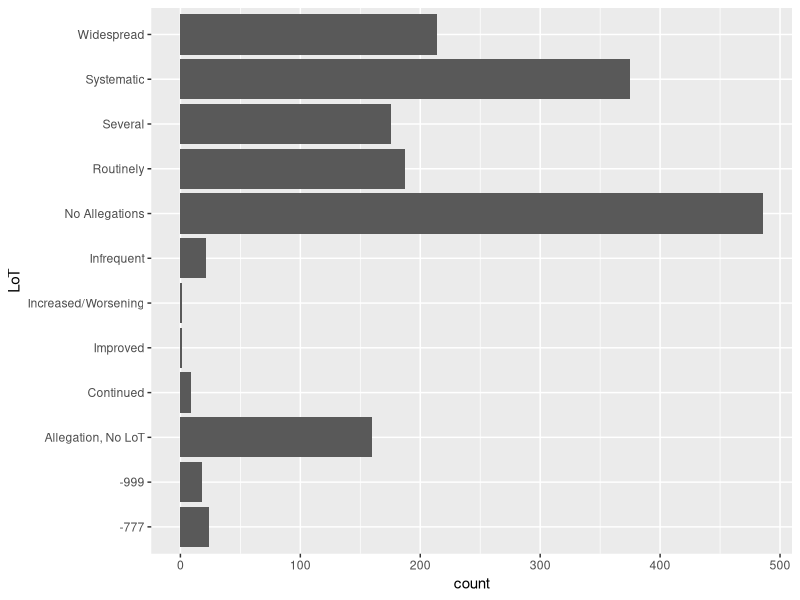
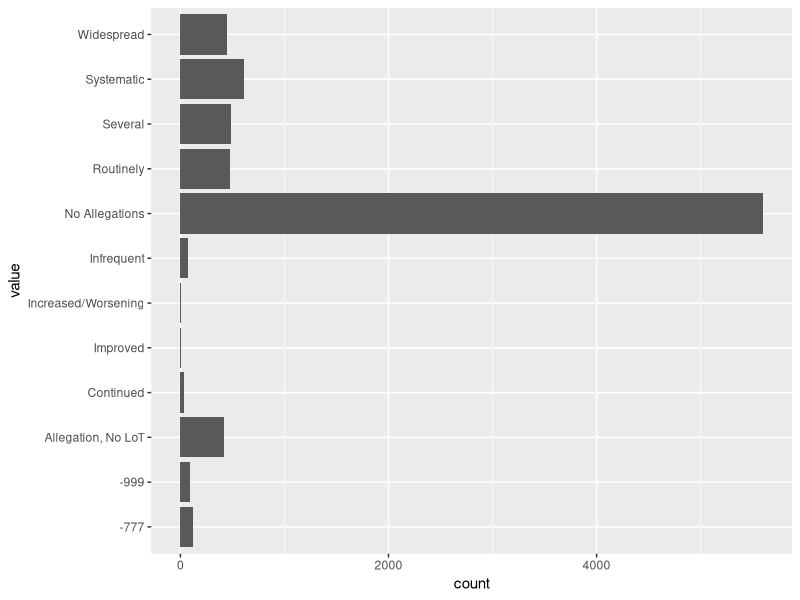
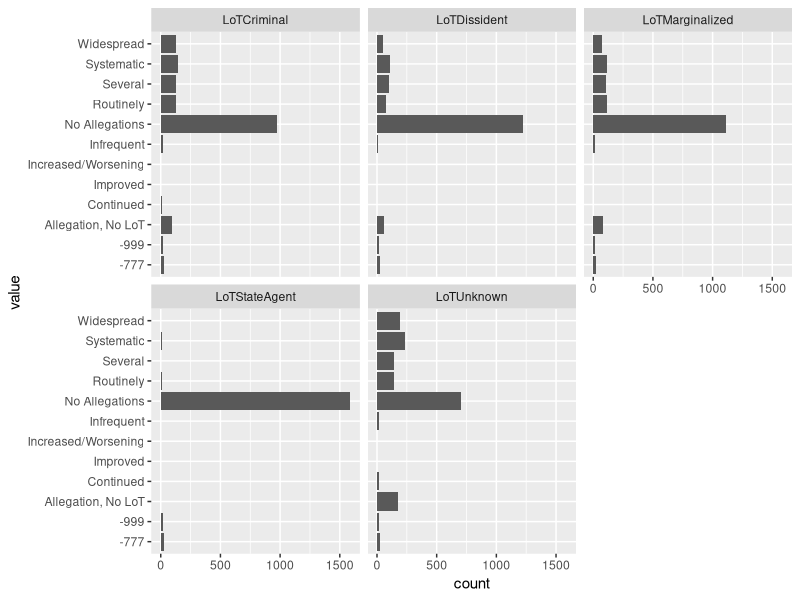
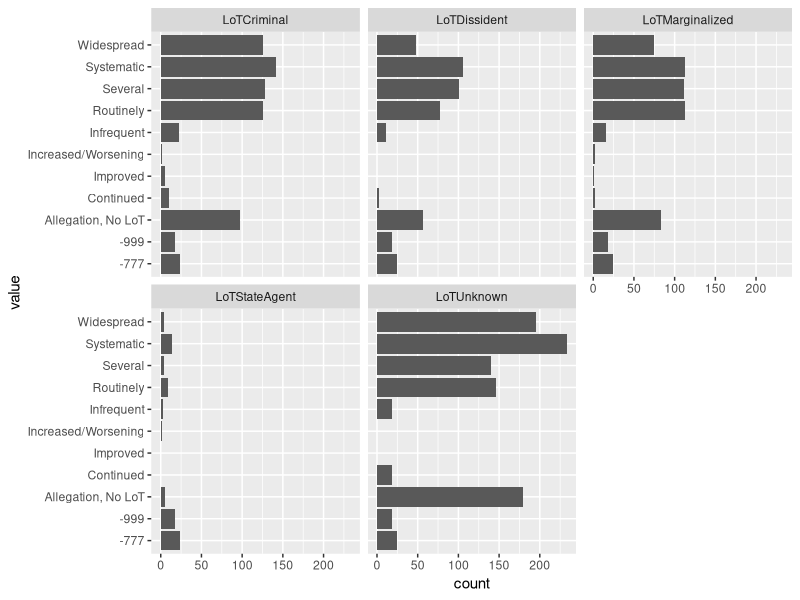
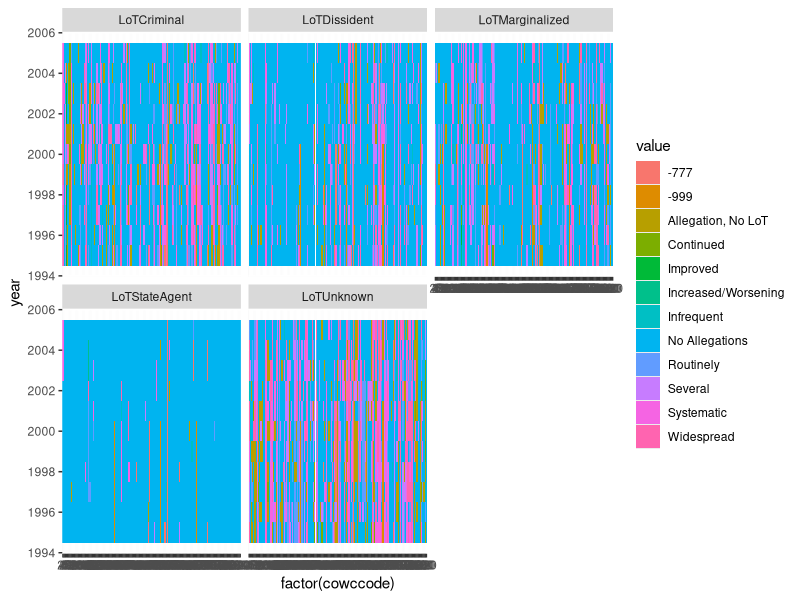

The R source for these figures, in order: (Note: this script raises an error after producing the figures.)
## ---- chunk 1
knitr::opts_chunk$set(echo = TRUE)
## ---- chunk 2
library("tidyverse")
library("haven")

allegations <- read_dta("input/itt/data/RevisedSAFINAL_11Mar2013.dta")


cy <- read_csv("input/itt/data/CY.csv")
cyvt <- read_csv("input/itt/data/CYVT.csv")
cyaocvt <- read_csv("input/itt/data/CYAoCVT.csv")

ggplot(cy, aes(x = LoT)) + 
  geom_bar() +
  coord_flip()

cyvt %>%
  gather(key, value, starts_with("LoT")) %>%
  ggplot(aes(x = value)) +
  geom_bar() +
  coord_flip()

cyvt %>%
  gather(key, value, starts_with("LoT")) %>%
  ggplot(aes(x = value, group = key)) +
  geom_bar() +
  coord_flip() +
  facet_wrap(~ key)

cyvt %>%
  gather(key, value, starts_with("LoT")) %>%
  filter(value!="No Allegations") %>%
  ggplot(aes(x = value, group = key)) +
  geom_bar() +
  coord_flip() +
  facet_wrap(~ key)

cyvt %>%
  gather(key, value, starts_with("LoT")) %>%
  ggplot(aes(x = factor(cowccode), y = year, fill = value)) +
  facet_wrap(~ key) +
  geom_tile()
  
## ---- chunk 3
tidy_cyaocvt <- cyaocvt %>%
  gather(starts_with("LoT"))
